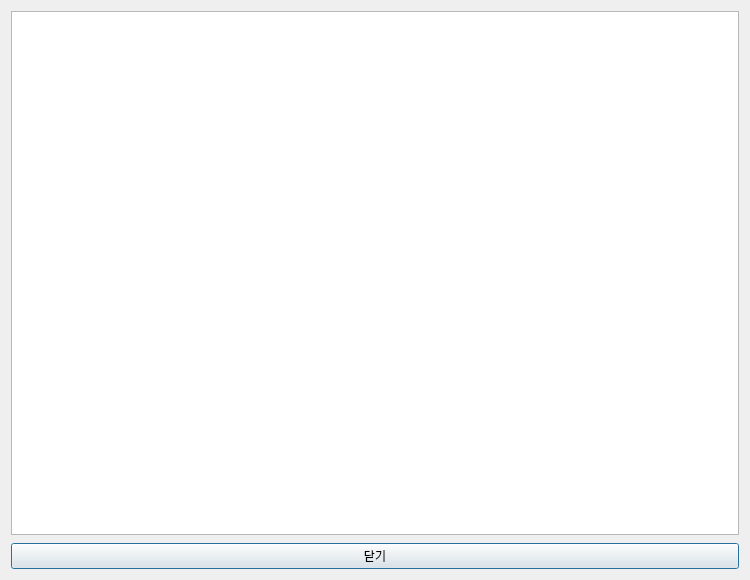
<?xml version="1.0" encoding="UTF-8"?>
<ui version="4.0">
 <class>HelpDialog</class>
 <widget class="QDialog" name="HelpDialog">
  <property name="geometry">
   <rect>
    <x>0</x>
    <y>0</y>
    <width>750</width>
    <height>580</height>
   </rect>
  </property>
  <property name="minimumSize">
   <size>
    <width>600</width>
    <height>450</height>
   </size>
  </property>
  <property name="windowTitle">
   <string>📖 ComfyCraft AI Easy Studio 도움말</string>
  </property>
  <layout class="QVBoxLayout" name="dialogLayout">
   <property name="spacing">
    <number>8</number>
   </property>
   <item>
    <widget class="QTextBrowser" name="dlgHelpBrowser">
     <property name="openExternalLinks">
      <bool>true</bool>
     </property>
    </widget>
   </item>
   <item>
    <widget class="QPushButton" name="dlgHelpCloseBtn">
     <property name="text">
      <string>닫기</string>
     </property>
    </widget>
   </item>
  </layout>
 </widget>
 <resources/>
 <connections/>
</ui>
